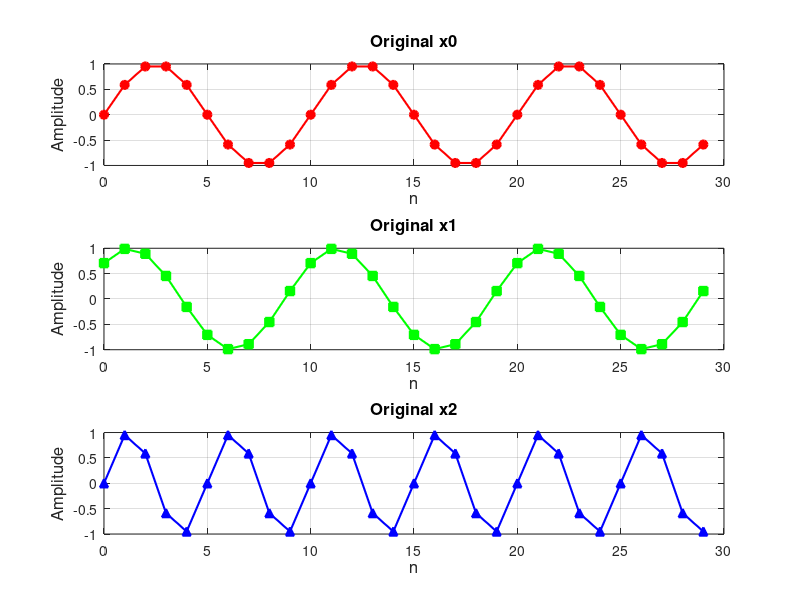

Write MATLAB code to recreate this figure. (Note: this script raises an error after producing the figure.)
clc
clear
close

N = 30;                  
n = 0:N-1;

% three different signal
x0 = sin(2*pi*0.1*n);         
x1 = sin(2*pi*0.1*n + pi/4);   
x2 = sin(2*pi*0.2*n);          


% Upsample by factor 3
x0_u = upsample(x0, 3); 
x1_u = upsample(x1, 3);
x2_u = upsample(x2, 3);


%  delays z^-1:
x1_d = [0, x1_u(1:end-1)];     
x2_d = [0, 0, x2_u(1:end-2)];   


% Create TDM signal
y = x0_u + x1_d + x2_d;



% Demultiplex 
x0_rec = downsample(y, 3, 0); 
x1_rec = downsample(y, 3, 1); 
x2_rec = downsample(y, 3, 2); 




% --------------------------------------------------------------
%  Plotting
% --------------------------------------------------------------


fs = 12;         
lw = 1.5;        
markerSize = 6;


figure('Name','Original Signals','NumberTitle','off','Color','w');
subplot(3,1,1);
plot(n, x0, 'r-o', 'LineWidth', lw, 'MarkerSize', markerSize, 'MarkerFaceColor','r');
grid on;
title('Original x0','FontSize',fs);
xlabel('n','FontSize',fs); ylabel('Amplitude','FontSize',fs);

subplot(3,1,2);
plot(n, x1, 'g-s', 'LineWidth', lw, 'MarkerSize', markerSize, 'MarkerFaceColor','g');
grid on;
title('Original x1','FontSize',fs);
xlabel('n','FontSize',fs); ylabel('Amplitude','FontSize',fs);

subplot(3,1,3);
plot(n, x2, 'b-^', 'LineWidth', lw, 'MarkerSize', markerSize, 'MarkerFaceColor','b');
grid on;
title('Original x2','FontSize',fs);
xlabel('n','FontSize',fs); ylabel('Amplitude','FontSize',fs);

sgtitle('Original Input Signals','FontSize',fs+2);




figure('Name','Upsampled and Delayed Signals','NumberTitle','off','Color','w');
subplot(3,1,1);
stem(x0_u, 'r', 'LineWidth', lw, 'Marker','o','MarkerFaceColor','r');
grid on;
title('Upsampled x0','FontSize',fs);
xlabel('n','FontSize',fs); ylabel('Amp','FontSize',fs);

subplot(3,1,2);
stem(x1_d, 'g', 'LineWidth', lw, 'Marker','s','MarkerFaceColor','g');
grid on;
title('Delayed x1','FontSize',fs);
xlabel('n','FontSize',fs); ylabel('Amp','FontSize',fs);

subplot(3,1,3);
stem(x2_d, 'b', 'LineWidth', lw, 'Marker','^','MarkerFaceColor','b');
grid on;
title('Delayed x2','FontSize',fs);
xlabel('n','FontSize',fs); ylabel('Amp','FontSize',fs);

sgtitle('Upsampled and Delayed Signals','FontSize',fs+2);



figure('Name','TDM Signal','NumberTitle','off','Color','w');
stem(y, 'k', 'LineWidth', lw, 'Marker','o','MarkerFaceColor','k');
grid on;
title('TDM Output Signal (y)','FontSize',fs);
xlabel('n','FontSize',fs); ylabel('Amplitude','FontSize',fs);




figure('Name','Recovered Signals','NumberTitle','off','Color','w');
subplot(3,1,1);
plot(x0_rec, 'r-o', 'LineWidth', lw, 'MarkerSize', markerSize, 'MarkerFaceColor','r');
grid on;
title('Recovered x0','FontSize',fs);
xlabel('n','FontSize',fs); ylabel('Amplitude','FontSize',fs);

subplot(3,1,2);
plot(x1_rec, 'g-s', 'LineWidth', lw, 'MarkerSize', markerSize, 'MarkerFaceColor','g');
grid on;
title('Recovered x1','FontSize',fs);
xlabel('n','FontSize',fs); ylabel('Amplitude','FontSize',fs);

subplot(3,1,3);
plot(x2_rec, 'b-^', 'LineWidth', lw, 'MarkerSize', markerSize, 'MarkerFaceColor','b');
grid on;
title('Recovered x2','FontSize',fs);
xlabel('n','FontSize',fs); ylabel('Amplitude','FontSize',fs);

sgtitle('Recovered Signals','FontSize',fs+2);



% Compare original and recovered signals 
mse_x0 = mean((x0 - x0_rec).^2);
mse_x1 = mean((x1 - x1_rec).^2);
mse_x2 = mean((x2 - x2_rec).^2);

disp('Mean Squared Error between original and recovered:');
disp(['x0 MSE: ' num2str(mse_x0)]);
disp(['x1 MSE: ' num2str(mse_x1)]);
disp(['x2 MSE: ' num2str(mse_x2)]);

